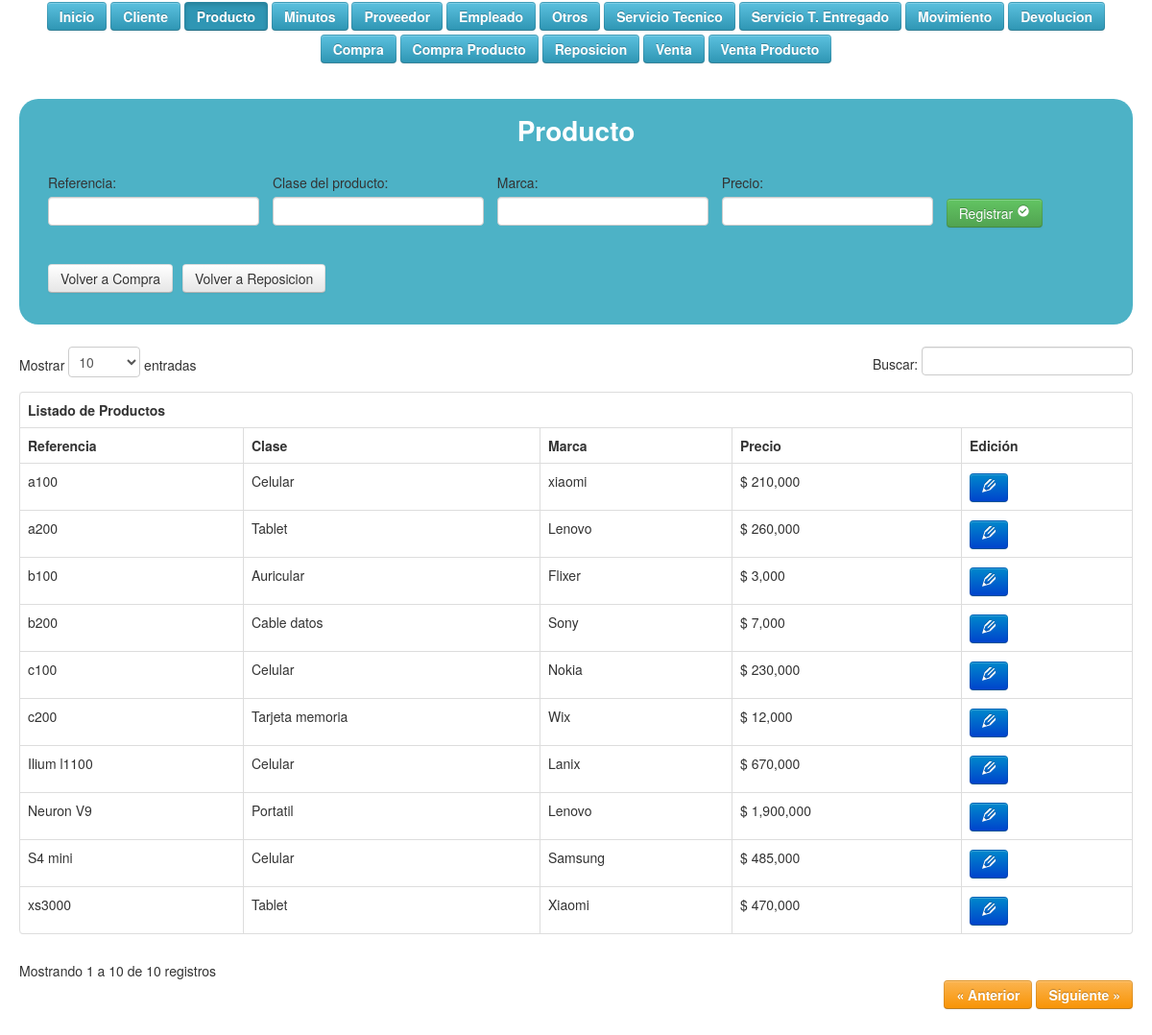
The page /vista/vproducto.php on the database its author committed.
### tables this page shows
CREATE TABLE IF NOT EXISTS `tbproducto` (
  `referencia` varchar(70) NOT NULL COMMENT 'Referencia unica del producto',
  `nombre` varchar(40) NOT NULL,
  `marca` varchar(20) NOT NULL,
  `precio` int(11) NOT NULL
);

### controlador/cproducto.php (called while the page is built, shortened)
<?php
	include('modelo/mproducto.php');
	$producto = new Mproducto();

### modelo/mproducto.php (called while the page is built, shortened)
<?php
	include('controlador/conexion.php');
	include('functions.php');
	class Mproducto extends Funciones
	{
		function consultar_producto()
		{
			$sql = "SELECT * FROM tbproducto";
			 return $this->SeleccionDatos($sql);
		}
	}

### modelo/functions.php (called while the page is built, shortened)
<?php
	class Funciones {
        function SeleccionDatos($consulta)
        {
                $conexionBD = new conexion();
                $conexionBD -> conectarBD();
                $datos = $conexionBD -> ejeCon($consulta, 0);
                return $datos;
        }
}

### controlador/configuracion.php (called while the page is built)
<?php
	$serv_bd = "localhost";
	$usu_bd = "root";
	$pass_bd = "";
	$bd = "bdwold";
?>

### controlador/conexion.php (called while the page is built, shortened)
<?php
	class conexion {
		var $link;
		function conectarBD() {
			include("configuracion.php");
			$this -> link = mysqli_connect ($serv_bd, $usu_bd, $pass_bd);
			$bd2 = mysqli_select_db($this->link,$bd);
		}
		function ejeCon($con, $op) {
			$this -> resultado = mysqli_query($this->link,$con) or die("La consulta fallo: ". mysqli_error($this->link));
			if($op == 0) {
				while ($linea = mysqli_fetch_array($this -> resultado)) {
					$arrayResultado[] = $linea;
				}
			} else {
				$arrayResultado[] = 0;
			}
			$resarr = isset ($arrayResultado) ? $arrayResultado: NULL;
			if($resarr) {
				return $arrayResultado;
			}
		}
	}
?>

### vista/vproducto.php (the view, shortened to what this page needs)
<!DOCTYPE html>
	<html lang="es">
	 <html class="no-js">
	<head>
	    <link rel="stylesheet" href="css/normalize.css">
	    <link rel="stylesheet" href="css/main.css">
	    <link rel="stylesheet" href="css/bootstrap.css"/>
	    <link rel="stylesheet" href="css/bootstrap-responsive.css"/>
	    <link rel="stylesheet" href="css/tablaResponsive.css"/>
	    <link rel="stylesheet" href="css/datatable.css"/>
	    <link rel="stylesheet" href="css/estilo.css">
	    <link rel="stylesheet" href="fonts/style.css">
	</head>
	<body>
		<div class="container-fluid">
			<div id="menu">
			  	<a href="index.php"><button type="button" class="btn btn-info m">Inicio</button></a>
			  	<a href="index.php?pag=2"><button type="button" class="btn btn-info m">Cliente</button></a>
			  	<a href=""><button type="button" class="btn btn-info m  active">Producto</button></a>
			  	<a href="index.php?pag=5"><button type="button" class="btn btn-info m">Minutos</button></a>
			  	<a href="index.php?pag=7"><button type="button" class="btn btn-info m">Proveedor</button></a>
			  	<a href="index.php?pag=9"><button type="button" class="btn btn-info m">Empleado</button></a>
			  	<a href="index.php?pag=11"><button type="button" class="btn btn-info m">Otros</button></a>
			  	<a href="index.php?pag=13"><button type="button" class="btn btn-info m">Servicio Tecnico</button></a>
			  	<a href="index.php?pag=15"><button type="button" class="btn btn-info m">Servicio T. Entregado</button></a>
			  	<a href="index.php?pag=16"><button type="button" class="btn btn-info m">Movimiento</button></a>
			  	<a href="index.php?pag=18"><button type="button" class="btn btn-info m">Devolucion</button></a>
			  	<a href="index.php?pag=19"><button type="button" class="btn btn-info m">Compra</button></a>
			  	<a href="index.php?pag=20"><button type="button" class="btn btn-info m">Compra Producto</button></a>
			  	<a href="index.php?pag=21"><button type="button" class="btn btn-info m">Reposicion</button></a>
			  	<a href="index.php?pag=24"><button type="button" class="btn btn-info m">Venta</button></a>
			  	<a href="index.php?pag=26"><button type="button" class="btn btn-info m">Venta Producto</button></a>
			</div>
		    <div class="row-fluid">
		        <div class="span12">
				<?php include("controlador/cproducto.php"); ?>
				<div class="container-fluid lol">
				<div class="eti">Producto</div>
					<form action="" method="POST">
						<div class="form-group campo">
				            <label for="">Referencia:</label>
				            <input type="text" class="form-control" name="referencia" required>
						</div>
						<div class="form-group campo">
				             <label for="">Clase del producto:</label>
				            <input type="text" class="form-control" name="nombre" required>
						</div>
						<div class="form-group campo">
				            <label for="">Marca:</label>
				            <input type="text" class="form-control" name="marca" pattern="[A-z ]{2,50}" title="Solo se permiten letras máximo 50 caracteres" required >
						</div>
						<div class="form-group campo">
				             <label for="">Precio:</label>
				            <input type="number" class="form-control" name="precio" required >
						</div>
						 <div class="form-group campo"> <br>
				            <button type="submit" class="btn btn-success" value="Insertar">Registrar <span class="icon-checkmark"></span></button>
				        </div>
					</form>
				         <div class="btn-toolbar campo" role="toolbar">
				              <a href="index.php?pag=19"><button type="button" class="btn btn-default">Volver a Compra</button></a>
				              <a href="index.php?pag=21"><button type="button" class="btn btn-default">Volver a Reposicion</button></a>
				         </div>
				</div>
				<?php $consultaproducto = $producto->consultar_producto(); ?>
				<div id='no-more-tables'>
					<table class="table table-bordered table-hover" id="example">
				 		<thead>
            			<tr>
               				<th colspan="3">Listado de Productos</th>
            			</tr>
            			<tr>
            			    <th>Referencia</th>
							<th>Clase</th>
							<th>Marca</th>
							<th>Precio</th>
							<th>Edición</th>
            			</tr>
        				</thead>
        				<tbody>
        				   <?php for($i=0;$i<count($consultaproducto);$i++): ?>
								<tr>
									<td data-title='Referencia'><?= $consultaproducto[$i]['referencia'] ?></td>
									<td data-title='Clase'><?= $consultaproducto[$i]['nombre'] ?></td>
									<td data-title='Marca'><?= $consultaproducto[$i]['marca'] ?></td>
									<td data-title='Precio'>$ <?= number_format($consultaproducto[$i]['precio']) ?></td>
									<td data-title='Edición'><a href="index.php?pag=4&id=<?= $consultaproducto[$i]['referencia'] ?>" class="btn btn-primary"><span class="icon-pencil2"></a></td>
								</tr>
							<?php endfor; ?>
        				</tbody>
        			</table>
        		</div>
		    	</div>
 			</div>
			<br/><br/>
		</div>
	</body>
</html>

### css/main.css (style rules this page uses)
html, button, input, select, textarea { color: #222; }
body { font-size: 1em; line-height: 1.4; }

### css/datatable.css (style rules this page uses)
table { margin: 1em 0; clear: both; }

### css/estilo.css (style rules this page uses)
#menu { margin: auto; text-align: center; }
.m, a { color: #FFF; font-weight: bold; margin-bottom: 2px; margin-top: 2px; }
.eti { width: 100%; text-align: center; color: #FFF; font-size: 200%; font-weight: bolder; margin-bottom: 3%; border-radius: 12px; }
.lol { background-color: #4DB2C6; border-radius: 20px; margin-bottom: 2%; margin-top: 3%; padding-bottom: 2%; padding-top: 2%; }
.campo { display: inline-block; margin-left: 10px; vertical-align: middle; }

### rows shown on the page
tbproducto: referencia "a100", nombre "Celular", marca "xiaomi", precio "210,000"
tbproducto: referencia "a200", nombre "Tablet", marca "Lenovo", precio "260,000"
tbproducto: referencia "b100", nombre "Auricular", marca "Flixer", precio "3,000"
tbproducto: referencia "b200", nombre "Cable datos", marca "Sony", precio "7,000"
tbproducto: referencia "c100", nombre "Celular", marca "Nokia", precio "230,000"
tbproducto: referencia "c200", nombre "Tarjeta memoria", marca "Wix", precio "12,000"
tbproducto: referencia "Ilium l1100", nombre "Celular", marca "Lanix", precio "670,000"
tbproducto: referencia "Neuron V9", nombre "Portatil", marca "Lenovo", precio "1,900,000"
tbproducto: referencia "S4 mini", nombre "Celular", marca "Samsung", precio "485,000"
tbproducto: referencia "xs3000", nombre "Tablet", marca "Xiaomi", precio "470,000"
